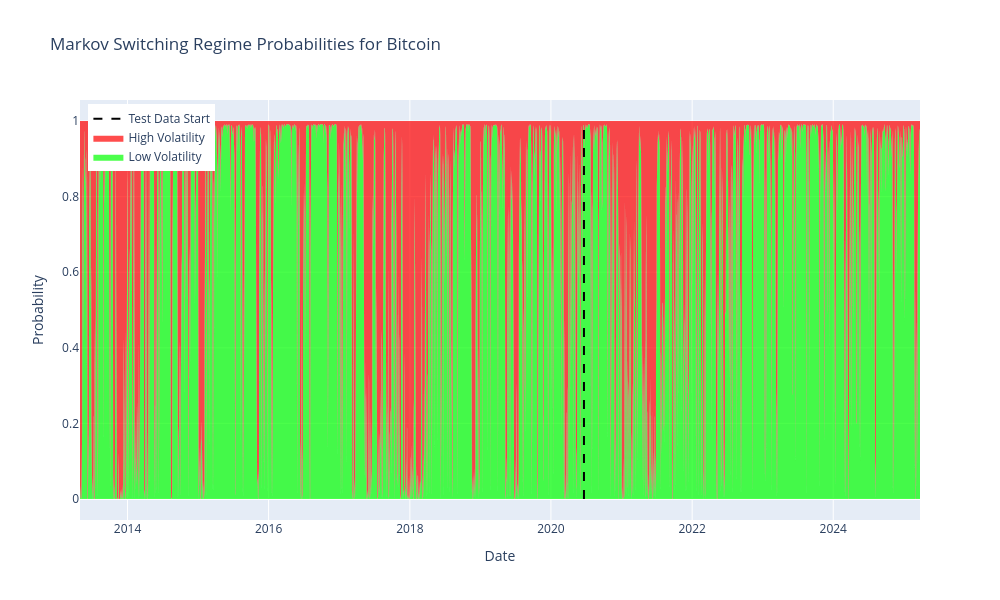

Notebook code cell kept with this figure:
### Code cell
# Apply the Markov Switching Regression model
low_var, high_var = model.get_markov(no_regimes=2, return_data=True)

# Plot the probabilities of each regime over time using plotly as a stacked area chart
fig = go.Figure()

# Create a stacked area chart since low_var + high_var = 1
fig.add_trace(
    go.Scatter(
        x=low_var.index, 
        y=low_var, 
        name='Low Volatility',
        line=dict(width=0),
        stackgroup='one',
        fillcolor='rgba(0, 255, 0, 0.7)'
    )
)

fig.add_trace(
    go.Scatter(
        x=high_var.index, 
        y=high_var, 
        name='High Volatility',
        line=dict(width=0),
        stackgroup='one',
        fillcolor='rgba(255, 0, 0, 0.7)'
    )
)

# Calculate the test data start date
test_start_idx = int(len(model.data) * model.train_test_split)
test_start_date = model.data.index[test_start_idx]

# Add vertical line for test data start - using a scatter trace instead of add_vline
fig.add_trace(
    go.Scatter(
        x=[test_start_date, test_start_date],
        y=[0, 1],
        mode='lines',
        line=dict(color='black', width=2, dash='dash'),
        name='Test Data Start',
        showlegend=True
    )
)

# Add annotation for the test data line
fig.add_annotation(
    x=test_start_date,
    y=1,
    text="",
    showarrow=False,
    yshift=10
)

# Update layout
fig.update_layout(
    title='Markov Switching Regime Probabilities for Bitcoin',
    xaxis_title='Date',
    yaxis_title='Probability',
    legend=dict(
        yanchor="top",
        y=0.99,
        xanchor="left",
        x=0.01
    ),
    height=600,
    width=1000,
    hovermode='x unified'
)

fig.show()

### Figure 1 — Plotly figure (JSON) as saved in the notebook; plotly's stock layout.template omitted (floating-point values rounded to 4 significant figures; data arrays with more than 128 entries replaced by an {"elided": "..."} marker saying what was removed)
{"data": [{"fillcolor": "rgba(0, 255, 0, 0.7)", "line": {"width": 0}, "name": "Low Volatility", "stackgroup": "one", "type": "scatter", "x": {"elided": "4348 str values"}, "y": {"elided": "4348 float values"}}, {"fillcolor": "rgba(255, 0, 0, 0.7)", "line": {"width": 0}, "name": "High Volatility", "stackgroup": "one", "type": "scatter", "x": {"elided": "4348 str values"}, "y": {"elided": "4348 float values"}}, {"line": {"color": "black", "dash": "dash", "width": 2}, "mode": "lines", "name": "Test Data Start", "showlegend": true, "type": "scatter", "x": ["2020-06-20T00:00:00", "2020-06-20T00:00:00"], "y": [0, 1]}], "layout": {"annotations": [{"showarrow": false, "text": "", "x": "2020-06-20T00:00:00", "y": 1, "yshift": 10}], "height": 600, "hovermode": "x unified", "legend": {"x": 0.01, "xanchor": "left", "y": 0.99, "yanchor": "top"}, "title": {"text": "Markov Switching Regime Probabilities for Bitcoin"}, "width": 1000, "xaxis": {"title": {"text": "Date"}}, "yaxis": {"title": {"text": "Probability"}}}}
